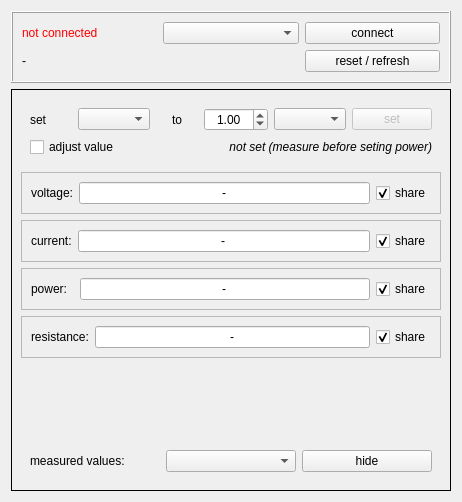
<?xml version="1.0" encoding="UTF-8"?>
<ui version="4.0">
 <class>bopmgWindow</class>
 <widget class="QWidget" name="bopmgWindow">
  <property name="geometry">
   <rect>
    <x>0</x>
    <y>0</y>
    <width>462</width>
    <height>502</height>
   </rect>
  </property>
  <property name="windowTitle">
   <string>BOP-MG</string>
  </property>
  <layout class="QGridLayout" name="gridLayout_8">
   <item row="0" column="0">
    <widget class="QFrame" name="frame_connection">
     <property name="frameShape">
      <enum>QFrame::Box</enum>
     </property>
     <property name="frameShadow">
      <enum>QFrame::Raised</enum>
     </property>
     <layout class="QGridLayout" name="gridLayout_4">
      <item row="0" column="0">
       <widget class="QLabel" name="lbl_status">
        <property name="styleSheet">
         <string notr="true">color: red;</string>
        </property>
        <property name="text">
         <string>not connected</string>
        </property>
       </widget>
      </item>
      <item row="0" column="1">
       <widget class="QComboBox" name="cob_ports"/>
      </item>
      <item row="0" column="2">
       <widget class="QPushButton" name="btn_connect">
        <property name="text">
         <string>connect</string>
        </property>
       </widget>
      </item>
      <item row="1" column="2">
       <widget class="QPushButton" name="btn_resetInfo">
        <property name="text">
         <string>reset / refresh</string>
        </property>
       </widget>
      </item>
      <item row="1" column="0" colspan="2">
       <widget class="QLabel" name="lbl_info">
        <property name="text">
         <string>-</string>
        </property>
       </widget>
      </item>
     </layout>
    </widget>
   </item>
   <item row="1" column="0">
    <widget class="QFrame" name="frame_values">
     <property name="enabled">
      <bool>true</bool>
     </property>
     <property name="frameShape">
      <enum>QFrame::Box</enum>
     </property>
     <layout class="QGridLayout" name="gridLayout_9">
      <item row="0" column="0">
       <widget class="QFrame" name="frame_setValues">
        <layout class="QGridLayout" name="gridLayout_5">
         <item row="0" column="0">
          <widget class="QLabel" name="lbl_setValue_lbl">
           <property name="text">
            <string>set</string>
           </property>
          </widget>
         </item>
         <item row="0" column="1">
          <widget class="QComboBox" name="cob_setValue"/>
         </item>
         <item row="0" column="2">
          <widget class="QLabel" name="lbl_setTo_lbl">
           <property name="sizePolicy">
            <sizepolicy hsizetype="Preferred" vsizetype="Preferred">
             <horstretch>0</horstretch>
             <verstretch>0</verstretch>
            </sizepolicy>
           </property>
           <property name="text">
            <string>to</string>
           </property>
           <property name="alignment">
            <set>Qt::AlignCenter</set>
           </property>
          </widget>
         </item>
         <item row="0" column="3">
          <widget class="QDoubleSpinBox" name="dsp_setValue">
           <property name="alignment">
            <set>Qt::AlignCenter</set>
           </property>
           <property name="decimals">
            <number>2</number>
           </property>
           <property name="maximum">
            <double>999.990000000000009</double>
           </property>
           <property name="value">
            <double>1.000000000000000</double>
           </property>
          </widget>
         </item>
         <item row="0" column="4">
          <widget class="QComboBox" name="cob_setValueUnit"/>
         </item>
         <item row="0" column="5">
          <widget class="QPushButton" name="btn_setValue">
           <property name="enabled">
            <bool>false</bool>
           </property>
           <property name="text">
            <string>set</string>
           </property>
          </widget>
         </item>
         <item row="1" column="0" colspan="3">
          <widget class="QCheckBox" name="chb_adjustSetValue">
           <property name="text">
            <string>adjust value</string>
           </property>
          </widget>
         </item>
         <item row="1" column="3" colspan="3">
          <widget class="QLabel" name="lbl_setValueSet">
           <property name="font">
            <font>
             <italic>true</italic>
            </font>
           </property>
           <property name="text">
            <string>&lt;html&gt;&lt;head/&gt;&lt;body&gt;&lt;p&gt;not set (measure before seting power)&lt;/p&gt;&lt;/body&gt;&lt;/html&gt;</string>
           </property>
           <property name="alignment">
            <set>Qt::AlignRight|Qt::AlignTrailing|Qt::AlignVCenter</set>
           </property>
          </widget>
         </item>
        </layout>
       </widget>
      </item>
      <item row="1" column="0">
       <widget class="QFrame" name="frame_voltage">
        <property name="frameShape">
         <enum>QFrame::StyledPanel</enum>
        </property>
        <property name="frameShadow">
         <enum>QFrame::Raised</enum>
        </property>
        <layout class="QGridLayout" name="gridLayout">
         <item row="0" column="0">
          <widget class="QLabel" name="lbl_voltage_lbl">
           <property name="text">
            <string>voltage:</string>
           </property>
          </widget>
         </item>
         <item row="0" column="1">
          <widget class="QLineEdit" name="txt_voltage">
           <property name="text">
            <string>-</string>
           </property>
           <property name="alignment">
            <set>Qt::AlignCenter</set>
           </property>
           <property name="readOnly">
            <bool>true</bool>
           </property>
          </widget>
         </item>
         <item row="0" column="2">
          <widget class="QCheckBox" name="chb_shareVoltage">
           <property name="text">
            <string>share</string>
           </property>
           <property name="checked">
            <bool>true</bool>
           </property>
          </widget>
         </item>
        </layout>
       </widget>
      </item>
      <item row="2" column="0">
       <widget class="QFrame" name="frame_current">
        <property name="frameShape">
         <enum>QFrame::StyledPanel</enum>
        </property>
        <property name="frameShadow">
         <enum>QFrame::Raised</enum>
        </property>
        <layout class="QGridLayout" name="gridLayout_2">
         <item row="0" column="0">
          <widget class="QLabel" name="lbl_current_lbl">
           <property name="text">
            <string>current:</string>
           </property>
          </widget>
         </item>
         <item row="0" column="1">
          <widget class="QLineEdit" name="txt_current">
           <property name="text">
            <string>-</string>
           </property>
           <property name="alignment">
            <set>Qt::AlignCenter</set>
           </property>
           <property name="readOnly">
            <bool>true</bool>
           </property>
          </widget>
         </item>
         <item row="0" column="2">
          <widget class="QCheckBox" name="chb_shareCurrent">
           <property name="text">
            <string>share</string>
           </property>
           <property name="checked">
            <bool>true</bool>
           </property>
          </widget>
         </item>
        </layout>
       </widget>
      </item>
      <item row="3" column="0">
       <widget class="QFrame" name="frame_power">
        <property name="frameShape">
         <enum>QFrame::StyledPanel</enum>
        </property>
        <property name="frameShadow">
         <enum>QFrame::Raised</enum>
        </property>
        <layout class="QGridLayout" name="gridLayout_3">
         <item row="0" column="0">
          <widget class="QLabel" name="lbl_power_lbl">
           <property name="text">
            <string>power:  </string>
           </property>
          </widget>
         </item>
         <item row="0" column="1">
          <widget class="QLineEdit" name="txt_power">
           <property name="text">
            <string>-</string>
           </property>
           <property name="alignment">
            <set>Qt::AlignCenter</set>
           </property>
           <property name="readOnly">
            <bool>true</bool>
           </property>
          </widget>
         </item>
         <item row="0" column="2">
          <widget class="QCheckBox" name="chb_sharePower">
           <property name="text">
            <string>share</string>
           </property>
           <property name="checked">
            <bool>true</bool>
           </property>
          </widget>
         </item>
        </layout>
       </widget>
      </item>
      <item row="4" column="0">
       <widget class="QFrame" name="frame_resistance">
        <property name="frameShape">
         <enum>QFrame::StyledPanel</enum>
        </property>
        <property name="frameShadow">
         <enum>QFrame::Raised</enum>
        </property>
        <layout class="QGridLayout" name="gridLayout_7">
         <item row="0" column="0">
          <widget class="QLabel" name="lbl_resistance_lbl">
           <property name="text">
            <string>resistance:</string>
           </property>
          </widget>
         </item>
         <item row="0" column="1">
          <widget class="QLineEdit" name="txt_resistance">
           <property name="text">
            <string>-</string>
           </property>
           <property name="alignment">
            <set>Qt::AlignCenter</set>
           </property>
           <property name="readOnly">
            <bool>true</bool>
           </property>
          </widget>
         </item>
         <item row="0" column="2">
          <widget class="QCheckBox" name="chb_shareResistance">
           <property name="text">
            <string>share</string>
           </property>
           <property name="checked">
            <bool>true</bool>
           </property>
          </widget>
         </item>
        </layout>
       </widget>
      </item>
      <item row="5" column="0">
       <spacer name="verticalSpacer">
        <property name="orientation">
         <enum>Qt::Vertical</enum>
        </property>
        <property name="sizeHint" stdset="0">
         <size>
          <width>20</width>
          <height>40</height>
         </size>
        </property>
       </spacer>
      </item>
      <item row="6" column="0">
       <widget class="QFrame" name="frame_measuredValues">
        <property name="frameShape">
         <enum>QFrame::NoFrame</enum>
        </property>
        <property name="frameShadow">
         <enum>QFrame::Raised</enum>
        </property>
        <layout class="QGridLayout" name="gridLayout_6">
         <item row="0" column="0">
          <widget class="QLabel" name="lbl_measuredValues_lbl">
           <property name="text">
            <string>measured values:</string>
           </property>
          </widget>
         </item>
         <item row="0" column="1">
          <widget class="QComboBox" name="cob_measuredValues"/>
         </item>
         <item row="0" column="2">
          <widget class="QPushButton" name="btn_measuredValuesVisibility">
           <property name="text">
            <string>hide</string>
           </property>
          </widget>
         </item>
        </layout>
       </widget>
      </item>
     </layout>
    </widget>
   </item>
  </layout>
 </widget>
 <resources/>
 <connections/>
</ui>
